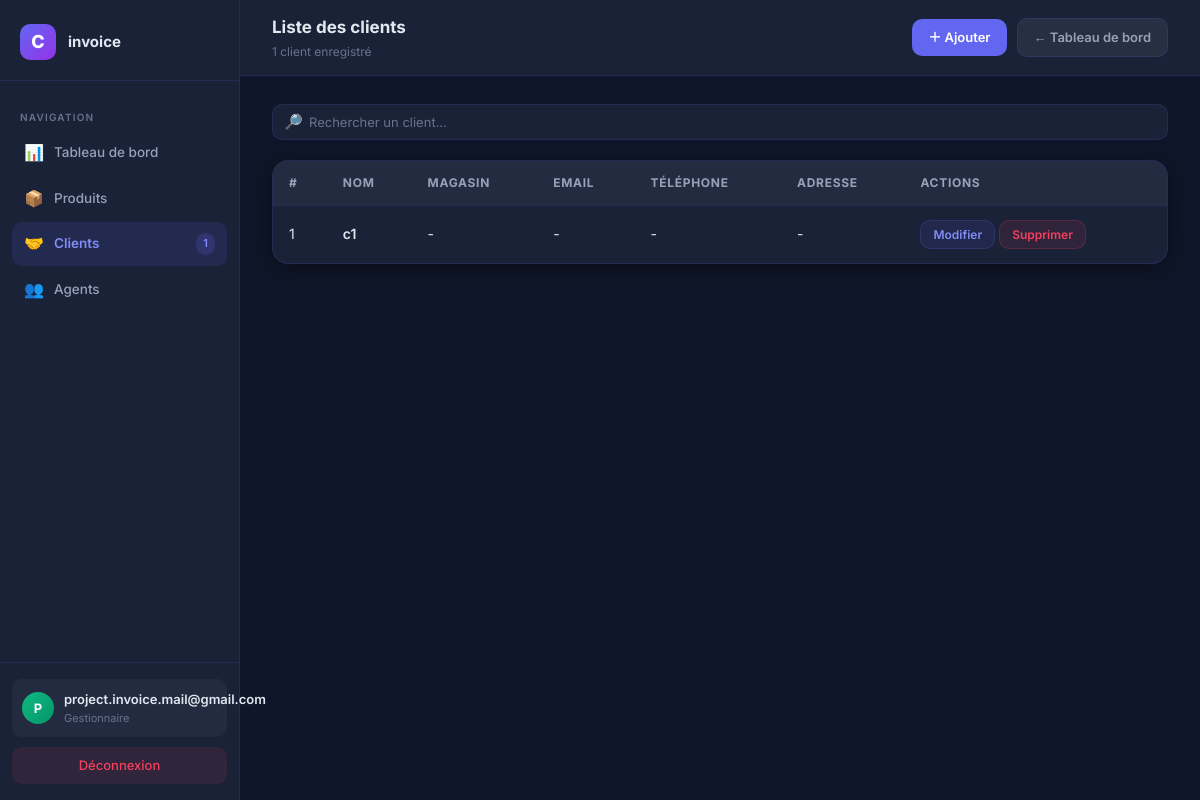
The app's page /list-clients/ (signed in), older data.
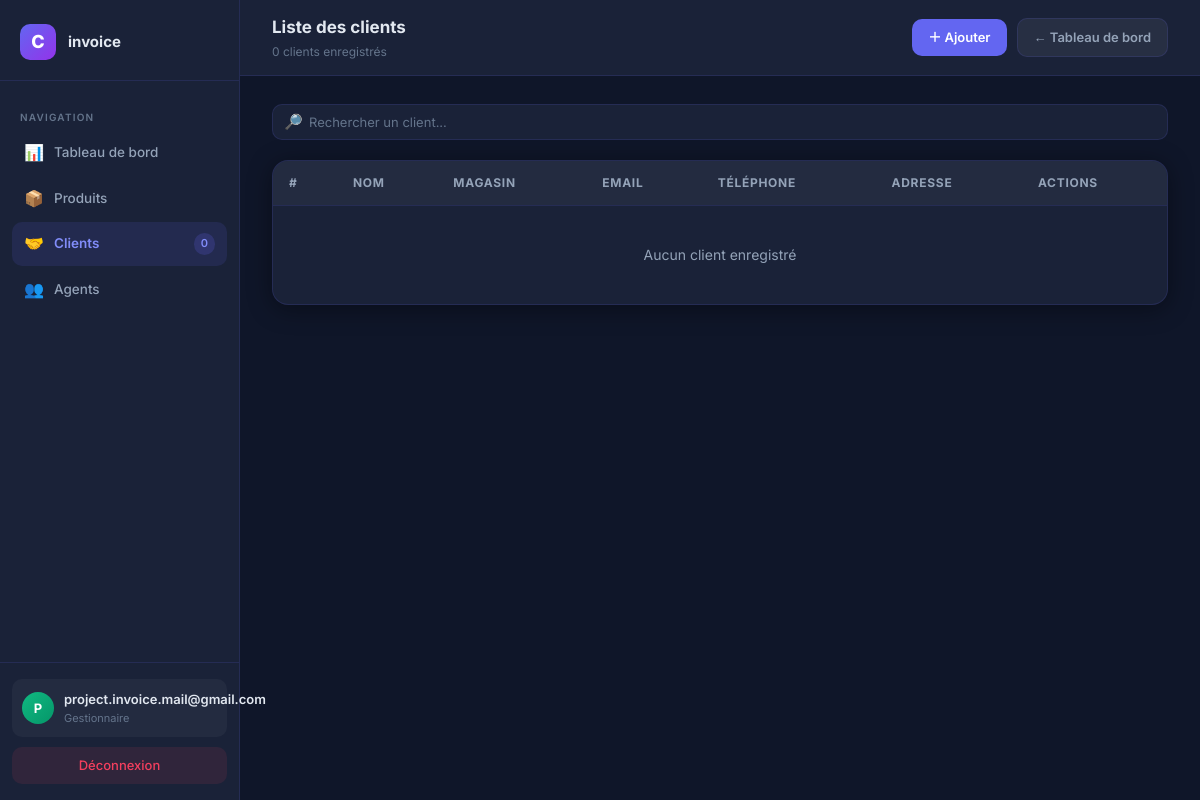
The same page, newer data.
### InvoiceApp/models.py (models this page shows, shortened)
class Client(models.Model):
    company = models.ForeignKey(User, on_delete=models.CASCADE, related_name='clients', verbose_name="Entreprise")
    name = models.CharField(max_length=255, verbose_name="Nom du client")
    shop_name = models.CharField(max_length=255, blank=True, verbose_name="Nom du magasin")
    email = models.EmailField(blank=True, verbose_name="Email")
    phone = models.CharField(max_length=20, blank=True, verbose_name="Téléphone")
    address = models.TextField(blank=True, verbose_name="Adresse")
    created_at = models.DateTimeField(auto_now_add=True, verbose_name="Date de création")
    class Meta:
        verbose_name = "Client"
        verbose_name_plural = "Clients"
        ordering = ['-created_at']

### InvoiceApp/views/clients.py (the view)
# urls.py: path('list-clients/', invoice_views.list_clients, name='list_clients'),
@require_http_methods(["GET"])
@login_required
def list_clients(request):
    user = request.user
    clients = user.clients.all()
    context = {
        'company_name': user.company_name,
        'company_logo_url': user.logo.url if user.logo else None,
        'clients': clients,
    }
    return render(request, 'client_list.html', context)

### InvoiceApp/context_processors.py (called while the page is built)
def subscription_context(request):
    user = getattr(request, 'user', None)
    if not user or not user.is_authenticated:
        return {}
    subscription = getattr(user, 'subscription', None)
    if subscription is None:
        return {}
    return {
        'subscription': subscription,
        'subscription_status': subscription.status,
        'subscription_blocked': subscription.is_blocked,
        'subscription_days_left': subscription.days_left,
        'subscription_expiry_date': subscription.access_expiry_date,
        'subscription_plan_price': subscription.price,
    }

### InvoiceApp/models.py (called while the page is built)
    @property
    def price(self):
        return SUBSCRIPTION_PLAN_PRICES.get(self.plan, Decimal('0'))

    @property
    def promo_active_until(self):
        latest = self.company.promo_redemptions.order_by('-expires_at').first()
        return latest.expires_at if latest else None

    @property
    def is_blocked(self):
        return self.status == 'expired'

### InvoiceApp/templates/client_list.html (shortened to what the changed rows need)
<!DOCTYPE html>
{% load static %}
<html lang="fr">
<head>
</head>
<body>
<div class="sidebar">
    <nav class="sidebar-nav">
        <a href="{% url 'list_clients' %}" class="nav-item active"><span class="nav-icon">🤝</span> Clients <span class="nav-badge">{{ clients|length }}</span></a>
    </nav>
</div>
<div class="main">
    <div class="topbar">
        <div>
            <div class="topbar-title">Liste des clients</div>
            <div class="topbar-sub">{{ clients|length }} client{{ clients|length|pluralize }} enregistré{{ clients|length|pluralize }}</div>
        </div>
    </div>
    <div class="content">
        <div class="table-card">
            <table class="table">
                <thead>
                    <tr>
                        <th>#</th>
                        <th>Nom</th>
                        <th>Magasin</th>
                        <th>Email</th>
                        <th>Téléphone</th>
                        <th>Adresse</th>
                        <th>Actions</th>
                    </tr>
                </thead>
                <tbody>
                    {% for client in clients %}
                    <tr class="client-row">
                        <td>{{ forloop.counter }}</td>
                        <td>
                            <div class="client-name">{{ client.name }}</div>
                        </td>
                        <td>{{ client.shop_name|default:'-' }}</td>
                        <td>
                            {% if client.email %}
                                <div class="client-muted">{{ client.email }}</div>
                            {% else %}
                                <span class="image-pill">-</span>
                            {% endif %}
                        </td>
                        <td>{{ client.phone|default:'-' }}</td>
                        <td>{{ client.address|default:'-' }}</td>
                        <td>
                            <button type="button"
                                    class="btn btn-edit-soft btn-sm"
                                    onclick="openClientModal({{ client.id }}, '{{ client.name|escapejs }}', '{{ client.shop_name|escapejs }}', '{{ client.email|escapejs }}', '{{ client.phone|escapejs }}', '{{ client.address|escapejs }}')">
                                Modifier
                            </button>
                            <button type="button" onclick="openDeleteModal({{ client.id }}, '{{ client.name|escapejs }}')" class="btn btn-danger-soft btn-sm">Supprimer</button>
                        </td>
                    </tr>
                    {% empty %}
                    <tr>
                        <td colspan="7">
                            <div class="empty-state">Aucun client enregistré</div>
                        </td>
                    </tr>
                    {% endfor %}
                </tbody>
            </table>
        </div>
    </div>
</div>
</body>
</html>

Row changes from the older to the newer data that the page shows:
removed Client: name "c1", shop_name "-", phone "-", address "-"
Text that changed along with them:
{{ clients|length }}: "1" → "0"
text now shown: "Aucun client enregistré"
